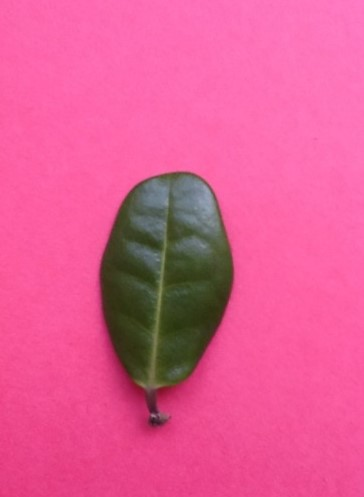
#> input picture PIA/imagen fondo rosa.png, 364 x 497 px
$ python 'PIA APV.py'
#> lines starting #> are read from the running program, lines starting #| are printed output that depends on the picture; after the words box and inside, x2 and y2 are one past the last pixel; in counts of white or black regions, pixels touching at a corner belong together
import cv2
import numpy as np
import matplotlib.pyplot as plt
from scipy.fft import dct
from sklearn.decomposition import PCA
from sklearn.neighbors import KNeighborsClassifier

# Paso 1: Cargar la imagen y verificar si se cargó correctamente
image = cv2.imread('imagen fondo rosa.png')  # Reemplaza con la ruta de tu imagen
#> image is the input picture: shape (497, 364, 3); mean B, G, R 147.8, 91.8, 226
if image is None:
    raise FileNotFoundError("La imagen no se pudo cargar. Verifica la ruta.")

# Paso 2: Convertir la imagen a escala de grises
gray_image = cv2.cvtColor(image, cv2.COLOR_BGR2GRAY)
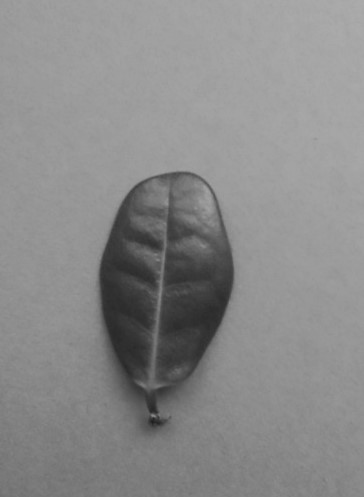
#> gray_image: shape (497, 364); min 30, max 171, mean 138.3

# Paso 3: Calcular el histograma de la imagen en escala de grises
histogram, bin_edges = np.histogram(gray_image, bins=256, range=(0, 255))
#> histogram = 256 values, max 6039 at index 156, min 0 at index 0, mean 706.7; bin_edges = 257 values from 0 to 255

# Paso 4: Encontrar el valor dominante del fondo
fondo_valor = np.argmax(histogram)
#> fondo_valor = 156
print("Valor dominante del fondo: ", fondo_valor)
#| Valor dominante del fondo:  156

# Paso 5: Definir un rango para el fondo alrededor del valor dominante
rango_fondo = 60  # Ajustar según la variabilidad del fondo
lambda_min_fondo = max(fondo_valor - rango_fondo, 0)
#> lambda_min_fondo = 96
lambda_max_fondo = min(fondo_valor + rango_fondo, 255)
#> lambda_max_fondo = 216

print("lambda mínima (fondo): ", lambda_min_fondo)
#| lambda mínima (fondo):  96
print("lambda máxima (fondo): ", lambda_max_fondo)
#| lambda máxima (fondo):  216

# Paso 6: Binarización excluyendo el fondo
binary_image = np.where(
    (gray_image < lambda_min_fondo) | (gray_image > lambda_max_fondo), 1, 0).astype(np.uint8) * 255
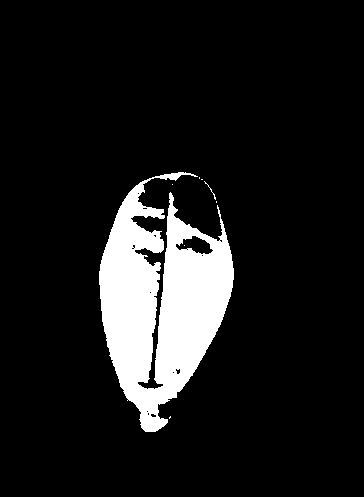
#> binary_image: shape (497, 364); 10.7% white; 8 white regions (6 under 20 px), largest, box (x1, y1, x2, y2) and area: (99, 172, 234, 432) 19367, (204, 181, 216, 200) 24

# Paso 7: Encontrar los límites de recorte (A, C, B, D)
non_zero_pixels = np.nonzero(binary_image)
#> non_zero_pixels = 19403 positions, rows 172 to 431, columns 99 to 233
A = np.min(non_zero_pixels[0])  # Límite superior
#> A = 172
C = np.max(non_zero_pixels[0])  # Límite inferior
#> C = 431
B = np.min(non_zero_pixels[1])  # Límite izquierdo
#> B = 99
D = np.max(non_zero_pixels[1])  # Límite derecho
#> D = 233
cropped_image = binary_image[A:C+1, B:D+1]
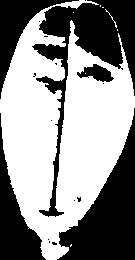
#> cropped_image: shape (260, 135); 55.3% white; 17 black regions (12 under 20 px), largest, box (x1, y1, x2, y2) and area: (32, 0, 135, 217) 5699, (57, 108, 135, 260) 5213, (0, 113, 46, 260) 2444, (0, 0, 79, 99) 1923, (77, 64, 114, 82) 370

# Proyección de perfiles en las direcciones Top, Left, Bottom, y Right
top_projection, left_projection, bottom_projection, right_projection = [], [], [], []

# Proyección Top
for col in range(B, D + 1):
    for row in range(cropped_image.shape[0]):
        if cropped_image[row, col - B] == 255:
            top_projection.append(row)
            break
    else:
        top_projection.append(cropped_image.shape[0])

# Proyección Left
for row in range(A, C + 1):
    for col in range(cropped_image.shape[1]):
        if cropped_image[row - A, col] == 255:
            left_projection.append(col)
            break
    else:
        left_projection.append(cropped_image.shape[1])

# Proyección Bottom
for col in range(B, D + 1):
    for row in range(cropped_image.shape[0] - 1, -1, -1):
        if cropped_image[row, col - B] == 255:
            bottom_projection.append(row)
            break
    else:
        bottom_projection.append(0)

# Proyección Right
for row in range(A, C + 1):
    for col in range(cropped_image.shape[1] - 1, -1, -1):
        if cropped_image[row - A, col] == 255:
            right_projection.append(col)
            break
    else:
        right_projection.append(0)

# Crear el perfil AVP continuo
perfil_continuo = np.concatenate((top_projection, right_projection, bottom_projection, left_projection))

# PASO NUEVO: Función de acomodo del perfil AVP
def acomodar_avp(perfil):
    # Normalizar el perfil para evitar variaciones de tamaño
    perfil_normalizado = (perfil - np.min(perfil)) / (np.max(perfil) - np.min(perfil))
    # Ajuste de longitud si es necesario, puede interpolarse o recortarse
    longitud_objetivo = 100  # Define la longitud objetivo para el perfil
    perfil_acomodado = np.interp(np.linspace(0, len(perfil_normalizado)-1, longitud_objetivo),
                                 np.arange(len(perfil_normalizado)), perfil_normalizado)
    return perfil_acomodado

# Aplicar la función de acomodo
perfil_acomodado = acomodar_avp(perfil_continuo)

# PASO NUEVO: Aplicar la Transformada Discreta del Coseno (DCT) al perfil AVP acomodado
dct_profile = dct(perfil_acomodado, type=2)

# PASO NUEVO: Reducción de dimensionalidad usando PCA con solo 1 componente
pca = PCA(n_components=1)
dct_profile_reduced = pca.fit_transform(dct_profile.reshape(1, -1))
#> dct_profile_reduced = [0]

# PASO NUEVO: Crear un conjunto de entrenamiento con una sola característica
# Datos ficticios de entrenamiento para ilustración (cambiar por datos reales en un proyecto real)
X_train = np.random.rand(10, 1)  # 10 muestras, 1 componente cada una
y_train = np.random.randint(0, 2, 10)  # Etiquetas ficticias para clasificación (reemplaza con etiquetas reales)

# Entrenar el clasificador con una sola característica
knn = KNeighborsClassifier(n_neighbors=3)
knn.fit(X_train, y_train)

# Predicción con el perfil actual reducido
prediction = knn.predict(dct_profile_reduced)
#> prediction = [0]
print("La especie predicha es:", prediction)
#| La especie predicha es: [0]

# Mostrar las imágenes y gráficos
cv2.imshow('Imagen Original', image)
cv2.imshow('Imagen en Blanco y Negro', gray_image)
cv2.imshow('Imagen Binarizada', binary_image)
cv2.imshow('Imagen Recortada', cropped_image)

# Mostrar el perfil AVP continuo y acomodado
plt.figure(figsize=(10, 4))
plt.plot(perfil_acomodado, color='blue', lw=1)
plt.title("Perfil AVP Continuo de la Hoja (Acomodado)")
plt.xlabel("Puntos del contorno")
plt.ylabel("Distancia al borde")
plt.grid(True)
plt.show()
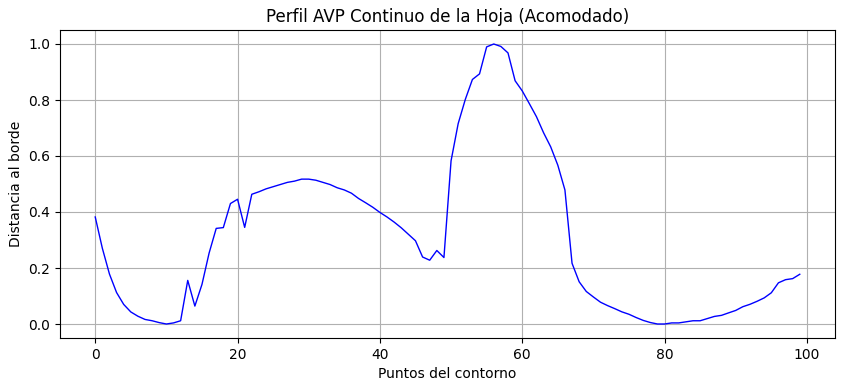
#> figure drawn by matplotlib, 1 panel; curve peaks at x = 56, y = 1

cv2.waitKey(0)
cv2.destroyAllWindows()

$ run again, with PIA/abies.jpg saved as PIA/imagen fondo rosa.png
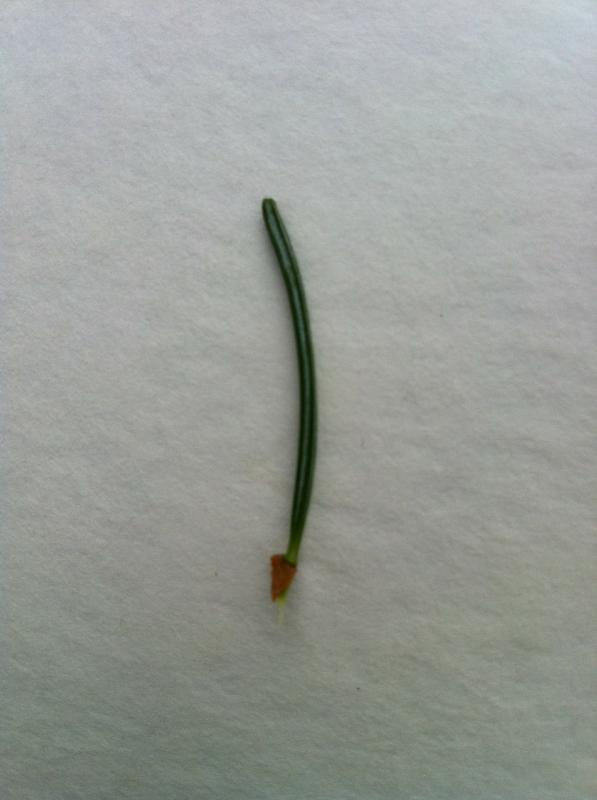
#> input picture PIA/abies.jpg, 597 x 800 px
#> image is the input picture: shape (800, 597, 3); mean B, G, R 151.8, 156.5, 152.7
#> histogram = 256 values, max 8560 at index 178, min 0 at index 0, mean 1865.6; bin_edges = 257 values from 0 to 255
#> fondo_valor = 178
#| Valor dominante del fondo:  178
#> lambda_min_fondo = 118
#> lambda_max_fondo = 238
#| lambda mínima (fondo):  118
#| lambda máxima (fondo):  238
#> `binary_image = np.where( (gray_image < lambda_min_fondo) | (gray_image..`:
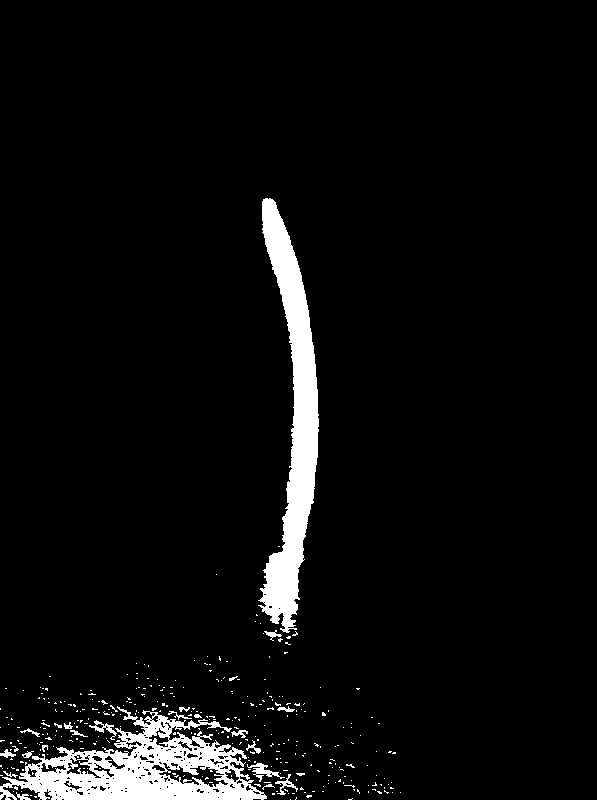
#> binary_image: shape (800, 597); 5% white; 343 white regions (319 under 20 px), largest, box (x1, y1, x2, y2) and area: (258, 198, 319, 633) 10850, (0, 706, 267, 800) 10824, (247, 763, 285, 782) 223
#> non_zero_pixels = 24083 positions, rows 198 to 799, columns 0 to 400
#> A = 198
#> C = 799
#> B = 0
#> D = 400
#> cropped_image: shape (602, 401); 10% white; 343 white regions (319 under 20 px), largest, box (x1, y1, x2, y2) and area: (258, 0, 319, 435) 10850, (0, 508, 267, 602) 10824, (247, 565, 285, 584) 223
#| La especie predicha es: [0]
#> `plt.show()`:
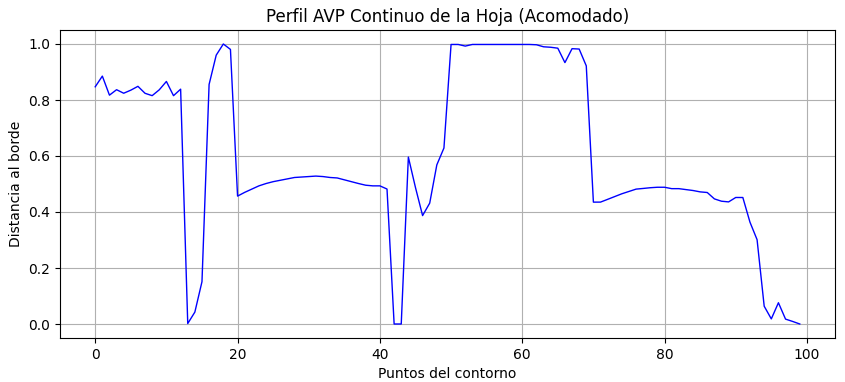
#> figure drawn by matplotlib, 1 panel; curve peaks at x = 18, y = 1
